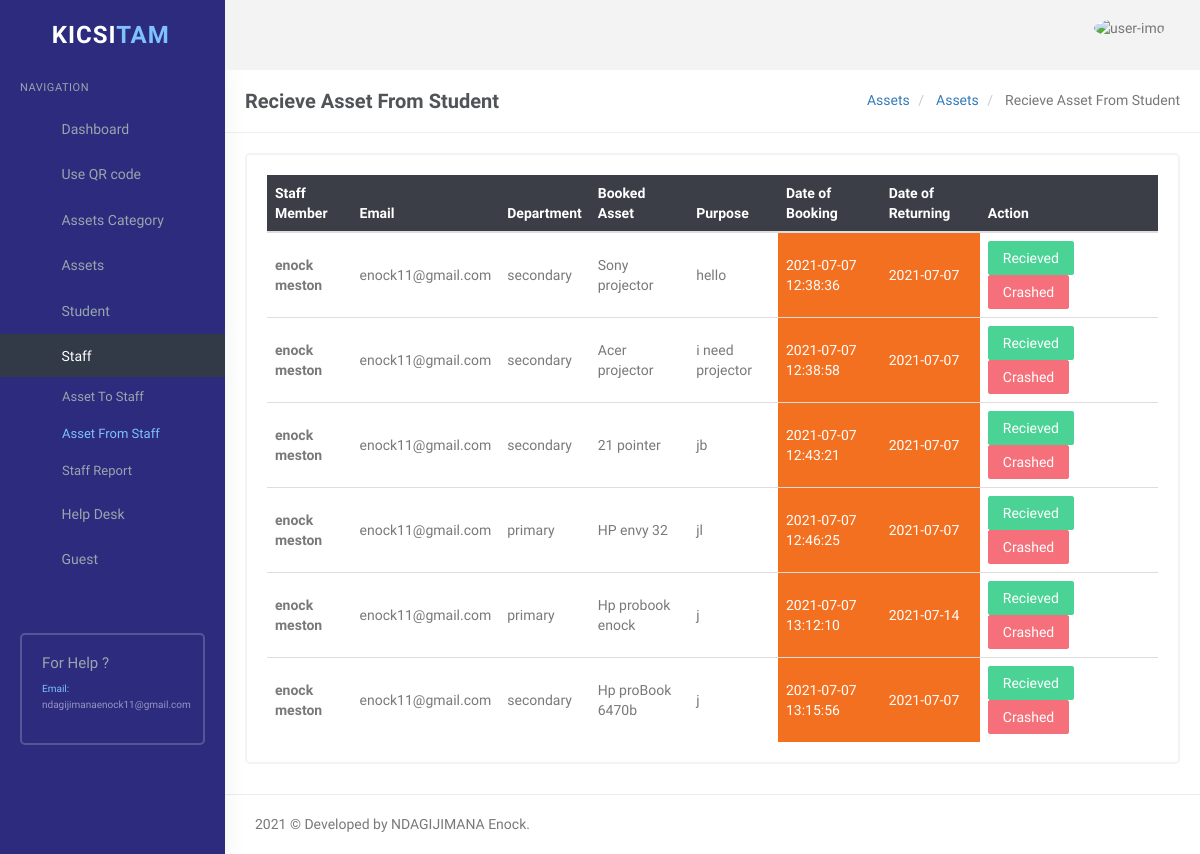
Before: /user/asset-from-staff.php (signed in) with the older database file.
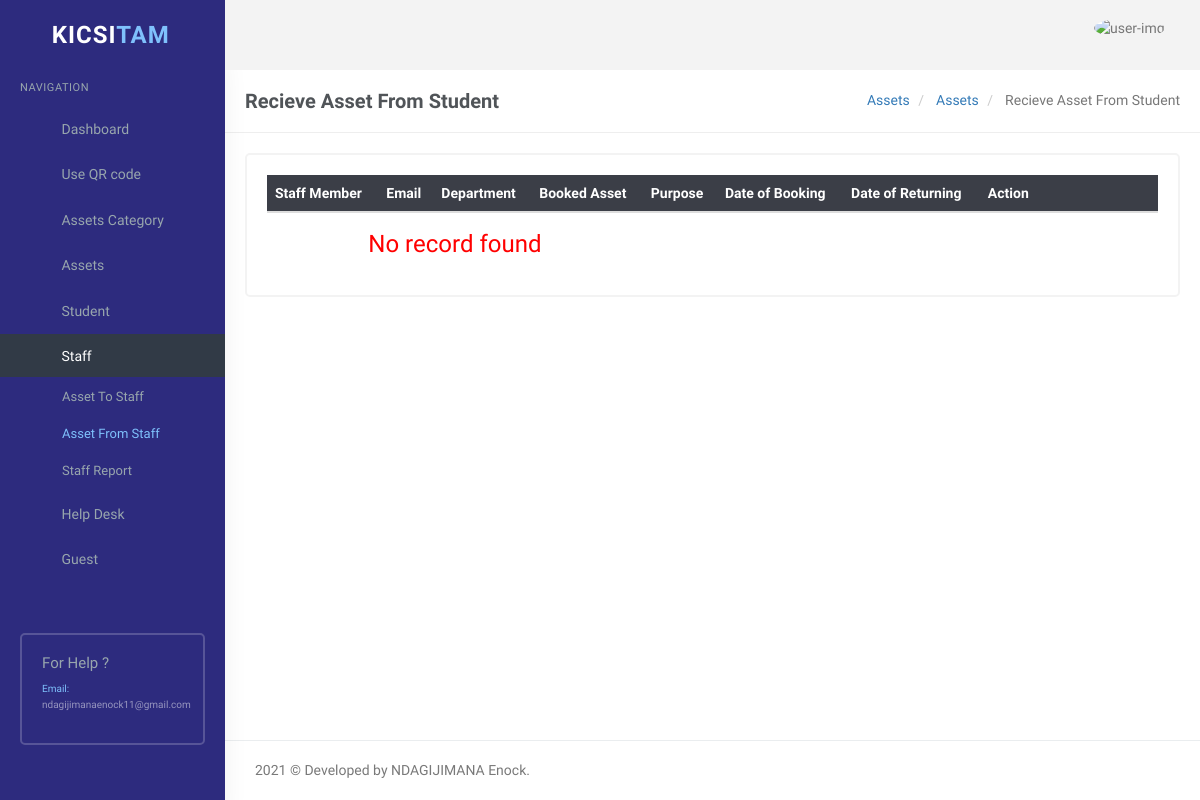
After: the same page with the newer database file.
### tables this page shows
CREATE TABLE `teacherbookingtbl` (
  `tbid` int(11) NOT NULL,
  `toolID` int(11) NOT NULL,
  `teacherID` int(11) NOT NULL,
  `staffOption` varchar(18) NOT NULL,
  `purpose` varchar(150) NOT NULL,
  `BookedDate` timestamp NOT NULL DEFAULT current_timestamp(),
  `returnDate` datetime NOT NULL,
  `ActiveStatus` int(5) NOT NULL,
  `BookStatus` int(11) NOT NULL
);

CREATE TABLE `teachertbl` (
  `tid` int(11) NOT NULL,
  `Firstname` varchar(45) NOT NULL,
  `Lastname` varchar(45) NOT NULL,
  `phoneNumber` varchar(16) NOT NULL,
  `email` varchar(45) NOT NULL,
  `username` varchar(45) NOT NULL,
  `password` varchar(18) NOT NULL,
  `ActiveStatus` int(11) NOT NULL,
  `AddedDate` timestamp NOT NULL DEFAULT current_timestamp()
);

CREATE TABLE `tbltools` (
  `id` int(11) NOT NULL,
  `Toolname` varchar(45) NOT NULL,
  `ToolImage` varchar(200) NOT NULL,
  `QRimage` varchar(100) NOT NULL,
  `serial_number` varchar(100) NOT NULL,
  `ToolCategory` varchar(11) NOT NULL,
  `ToolDescription` varchar(100) NOT NULL,
  `isAllowedBy` varchar(11) NOT NULL,
  `ActiveStatus` int(5) NOT NULL,
  `response_status` int(11) NOT NULL,
  `PostedDate` timestamp NOT NULL DEFAULT current_timestamp()
);

### user/asset-from-staff.php (the view, shortened to what the changed rows need)
<?php
if (strlen($_SESSION['id']) == 0) {
    header('location:index.php');
} else {
?>
    <!DOCTYPE html>
    <html lang="en">
    <head>
        <link rel="stylesheet" href="../plugins/morris/morris.css">
        <link href="../plugins/jvectormap/jquery-jvectormap-2.0.2.css" rel="stylesheet" />
        <link href="assets/css/bootstrap.min.css" rel="stylesheet" type="text/css" />
        <link href="assets/css/core.css" rel="stylesheet" type="text/css" />
        <link href="assets/css/components.css" rel="stylesheet" type="text/css" />
        <link href="assets/css/icons.css" rel="stylesheet" type="text/css" />
        <link href="assets/css/pages.css" rel="stylesheet" type="text/css" />
        <link href="assets/css/menu.css" rel="stylesheet" type="text/css" />
        <link href="assets/css/responsive.css" rel="stylesheet" type="text/css" />
        <link rel="stylesheet" href="../plugins/switchery/switchery.min.css">
    </head>
    <body class="fixed-left">
        <div id="wrapper">
            <?php include('includes/topheader.php'); ?>
            <div class="content-page">
                <div class="content">
                    <div class="container">
                        <div class="row">
                            <div class="col-sm-12">
                                <div class="card-box">
                                    <div class="table-responsive">
                                        <table class="table table-colored table-centered table-inverse m-0" style="width: 100%;">
                                            <thead>
                                                <tr>
                                                    <th>Staff Member</th>
                                                    <th>Email</th>
                                                    <th>Department</th>
                                                    <th>Booked Asset</th>
                                                    <th>Purpose</th>
                                                    <th>Date of Booking</th>
                                                    <th>Date of Returning</th>
                                                    <th style="width: 20%;">Action</th>
                                                </tr>
                                            </thead>
                                            <tbody>
                                                <?php
                                                $query = mysqli_query($con, "SELECT tbltools.id as tid,teachertbl.Firstname AS fname,
                                                teachertbl.Lastname AS lname,teachertbl.phoneNumber AS phone,teachertbl.email AS email,
                                                teacherbookingtbl.tbid AS teacboo,teacherbookingtbl.staffOption as teacoption,
                                                tbltools.Toolname as toolname,teacherbookingtbl.purpose as purpose,
                                                teacherbookingtbl.BookedDate AS bookeddate,teacherbookingtbl.returnDate
                                                FROM teachertbl,tbltools LEFT JOIN teacherbookingtbl ON teacherbookingtbl.toolID=tbltools.id
                                                WHERE teacherbookingtbl.teacherID=teachertbl.tid AND tbltools.ActiveStatus=1 AND teacherbookingtbl.ActiveStatus =1 AND teacherbookingtbl.BookStatus=1");
                                                $rowcount = mysqli_num_rows($query);
                                                if ($rowcount == 0) {
                                                ?>
                                                    <tr>
                                                        <td colspan="4" align="center">
                                                            <h3 style="color:red">No record found</h3>
                                                        </td>
                                                        <?php
                                                    } else {
                                                        while ($row = mysqli_fetch_array($query)) {
                                                        ?>
                                                    <tr>
                                                        <td><b><?php echo $row['fname'] . "  " . $row['lname']; ?></b></td>
                                                        <td><?php echo $row['email']; ?></td>
                                                        <td><?php echo $row['teacoption']; ?></td>
                                                        <td><?php echo $row['toolname']; ?></td>
                                                        <td><?php echo $row['purpose']; ?></td>
                                                        <td style="background-color: #f37020;color:white;"><?php echo $row['bookeddate']; ?></td>
                                                        <td style="background-color: #f37020;color:white;"><?php echo $row['returnDate']; ?></td>
                                                        <td>
                                                            <a href="asset-from-staff.php?rid=<?php echo htmlentities($row['teacboo']); ?>&&action=rep" onclick="return confirm('Do you realy Recieve An Asset ?')" class=" btn btn-success">Recieved</a>
                                                            <a href="asset-from-staff.php?tid1=<?php echo htmlentities($row['tid']); ?>" class="btn btn-danger">Crashed</a>
                                                        </td>
                                                    </tr>
                                            <?php }
                                                    } ?>
                                            </tbody>
                                        </table>
                                    </div>
                                </div>
                            </div>
                        </div>
                    </div>
                </div>
            </div>
        </div>
    </body>
    </html>
<?php } ?>

Changed rows visible on the page:
removed teacherbookingtbl: teacherID.Firstname "enock", teacherID.Lastname "meston", teacherID.email "enock11@gmail.com", staffOption "secondary", toolID.Toolname "Sony projector", purpose "hello", BookedDate "2021-07-07 12:38:36", returnDate "2021-07-07"
removed teacherbookingtbl: teacherID.Firstname "enock", teacherID.Lastname "meston", teacherID.email "enock11@gmail.com", staffOption "secondary", toolID.Toolname "Acer projector", purpose "i need projector", BookedDate "2021-07-07 12:38:58", returnDate "2021-07-07"
removed teacherbookingtbl: teacherID.Firstname "enock", teacherID.Lastname "meston", teacherID.email "enock11@gmail.com", staffOption "secondary", toolID.Toolname "21 pointer", purpose "jb", BookedDate "2021-07-07 12:43:21", returnDate "2021-07-07"
removed teacherbookingtbl: teacherID.Firstname "enock", teacherID.Lastname "meston", teacherID.email "enock11@gmail.com", staffOption "primary", toolID.Toolname "HP envy 32", purpose "jl", BookedDate "2021-07-07 12:46:25", returnDate "2021-07-07"
removed teacherbookingtbl: teacherID.Firstname "enock", teacherID.Lastname "meston", teacherID.email "enock11@gmail.com", staffOption "primary", toolID.Toolname "Hp probook enock", purpose "j", BookedDate "2021-07-07 13:12:10", returnDate "2021-07-14"
removed teacherbookingtbl: teacherID.Firstname "enock", teacherID.Lastname "meston", teacherID.email "enock11@gmail.com", staffOption "secondary", toolID.Toolname "Hp proBook 6470b", purpose "j", BookedDate "2021-07-07 13:15:56", returnDate "2021-07-07"
Other visible differences:
text now shown: "No record found"
